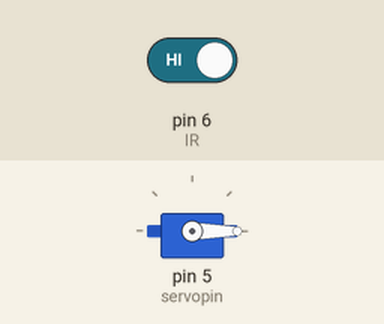
A sketch run on a simulated Arduino Uno, built with avr-gcc and run on an emulated ATmega328P. Shown: servo. Inputs (shaded band) come from the test bench; at power-on: pin 6 (IR) HIGH.

Above: at 2.8 s.
2.9 s: pin 6 (IR) driven LOW
At 4.2 s:
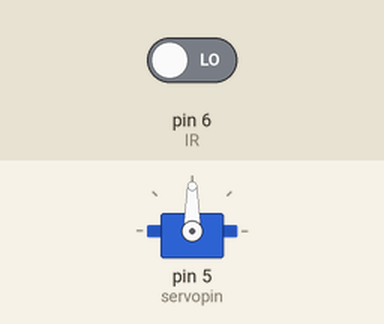
4.5 s: pin 6 (IR) driven HIGH
At 5.7 s:
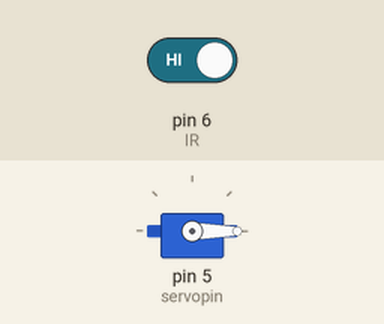
Timing chart, 0 to 7.5 s (numbered marks = the images above; inputs shaded):
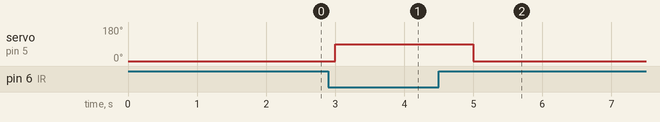

Measured:
- after the input at 2.9 s, servo on pin 5 (servopin): 0° → 90° after 0.10 s
- after the input at 4.5 s, servo on pin 5 (servopin): 90° → 0° after 0.50 s

The sketch:

dustbin_servo123.ino
```cpp
#include<Servo.h>
#define IR 6
#define servopin 5
Servo S;
void setup() {
  Serial.begin(115200);
  pinMode(IR,INPUT);
  S.attach(servopin);
}
void loop() {
  int l=digitalRead(IR);
  if(l==0)
  {
    S.write(90);
  }
  else
  {
    S.write(0);
  }
delay(1000);
}
```
